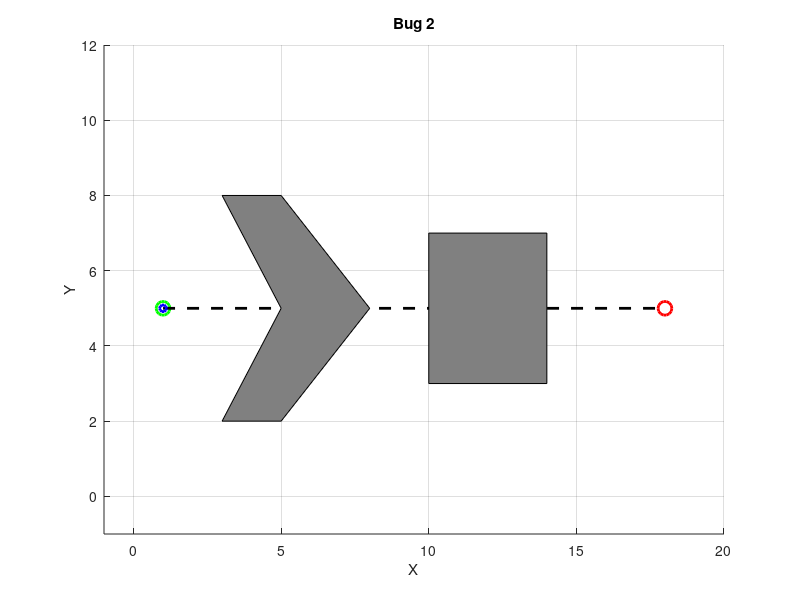

Write the MATLAB code that produced this figure. (Note: this script raises an error after producing the figure.)
clc; clear; close all;

%% Set Environment

% Start and goal
start = [1,5];
goal = [18, 5];

figure('Position', [100, 100, 800, 600]);
hold on;
grid on;
xlabel('X');
ylabel('Y');
title('Bug 2');

plot(start(1), start(2), 'go', 'MarkerSize', 10, 'LineWidth', 2); % Start point
plot(goal(1), goal(2), 'ro', 'MarkerSize', 10, 'LineWidth', 2);   % Goal point
plot([start(1), goal(1)], [start(2), goal(2)], 'k--', 'LineWidth', 2);

% Obstacles
obstacle1 = [3, 8; 5, 8; 8, 5; 5, 2; 3, 2; 5,5]; 
obstacle2 = [10, 3; 14, 3; 14, 7; 10, 7];


obstacles = {obstacle1, obstacle2};

for i = 1:length(obstacles)
    obs = obstacles{i};
    fill(obs(:,1), obs(:,2), [0.5 0.5 0.5]); 
end

xlim([-1, 20]);
ylim([-1, 12]);

%% Initialize the bug 

current_pos = start;
path = current_pos; 

bug_plot = plot(current_pos(1), current_pos(2), 'bo', 'MarkerSize', 5, 'LineWidth', 2);

max_step = 100000;
step_size = 0.05;

%% Main

m_line_direction = (goal - start) / norm(goal - start);

for step = 1 : max_step
    % Find the goal
    if norm(goal - current_pos) < step_size * 2
        disp('Find the Goal!!!!!!!!!!!!!!!!!');
        break;
    end

    % Motion-to-goal 
    direction = m_line_direction;
    next_pos = current_pos + direction * step_size;

    collision = false; % Trigger
    for i = 1:length(obstacles)
        obs = obstacles{i};
        num_edge = size(obs, 1);
        for j = 1:num_edge
            x_edge = [obs(j, 1), obs(mod(j, num_edge)+1, 1)]; 
            y_edge = [obs(j, 2), obs(mod(j, num_edge)+1, 2)]; 

            x_line = [current_pos(1), next_pos(1)];
            y_line = [current_pos(2), next_pos(2)];

            % Check collision
            [xi, yi] = polyxpoly(x_line, y_line, x_edge, y_edge);

            if ~isempty(xi)
                collision = true;
                collided_obs = obs;
                q_H = [xi(1), yi(1)];
                edge_start_idx = j;
                break;
            end
        end
        if collision
            break;
        end
    end
    
    if ~collision
        current_pos = next_pos;
        path = [path; current_pos]; % Add current_pos to path

        % Update plot
        set(bug_plot, 'XData', current_pos(1), 'YData', current_pos(2));

        if size(path, 1) > 1
            plot(path(end-1:end,1), path(end-1:end,2), 'b', 'LineWidth',2);
        end
        drawnow;
        pause(0.001);
    else
        %% Boundary following
        disp('Collision! Beginning boundary following');
        % Plot hit point
        plot(q_H(1), q_H(2), 'ko', 'MarkerSize', 8, 'LineWidth',2);

        % Start boundary following
        [current_pos, boundary_path] = boundary_following(q_H, goal, collided_obs, step_size, bug_plot, edge_start_idx, start, current_pos);

        % Add boundary_path to path
        path = [path; boundary_path];
    end
end

%% Final Path Plot

plot(path(:,1), path(:,2), 'r', 'LineWidth',2);

hold off;

%% Function: Boundary Following

function [current_pos, boundary_path, no_path_flag] = boundary_following(current_pos, goal, obstacle, step_size, bug_plot, edge_start_idx, start, hit_point)
    boundary_path = [];
    num_vertex = size(obstacle, 1);

    % M-line 
    m_line_direction = (goal - start) / norm(goal - start);
    
    % Distance from start to hit point 
    hit_point_distance = dot(hit_point - start, m_line_direction);

    finish_loop = false;
    no_path_flag = false;
    current_edge_start_idx = edge_start_idx;
    current_edge_end_idx = mod(current_edge_start_idx, num_vertex) + 1;

    boundary_step_size = step_size / 2;

    while ~finish_loop
        start_vertex = obstacle(current_edge_start_idx, :);
        end_vertex = obstacle(current_edge_end_idx, :);

        edge_vector = end_vertex - start_vertex;
        edge_length = norm(edge_vector);
        edge_direction = edge_vector / edge_length;

        remaining_vector = end_vertex - current_pos;
        remaining_length = norm(remaining_vector);
        remaining_direction = remaining_vector / remaining_length;

        num_steps = ceil(remaining_length / boundary_step_size);

        % Following the edge
        for s = 1:num_steps
            current_pos = current_pos + remaining_direction * boundary_step_size;
            boundary_path = [boundary_path; current_pos];

            % Update bug
            set(bug_plot, 'XData', current_pos(1), 'YData', current_pos(2));
            if size(boundary_path, 1) > 1
                plot(boundary_path(end-1:end,1), boundary_path(end-1:end,2), 'r', 'LineWidth',2);
            end
            drawnow;
            pause(0.001);

            % y축 거리로 m_line과의 거리 계산
            distance_to_mline = abs(current_pos(2) - start(2));

            if distance_to_mline < 0.05
                % Compute distance from start to current position along M-line
                current_distance = dot(current_pos - start, m_line_direction);

                % Check the goal is closer than hit point
                if current_distance > hit_point_distance
                    finish_loop = true;
                    disp('The point is on m-line. Change to motion-to-goal');
                    plot(current_pos(1), current_pos(2), 'mo', 'MarkerSize', 8, 'LineWidth', 2);
                    break;
                end
            end

            % 다시 hit point로 돌아오면
            if norm(current_pos - hit_point) < boundary_step_size && size(boundary_path,1) > num_steps
                disp('No path to goal.');
                finish_loop = true;
                no_path_flag = true;
                break;
            end
        end

        if finish_loop
            break;
        end

        % Move to next edge
        current_edge_start_idx = mod(current_edge_start_idx, num_vertex) + 1;
        current_edge_end_idx = mod(current_edge_start_idx , num_vertex) + 1;

    end
end
